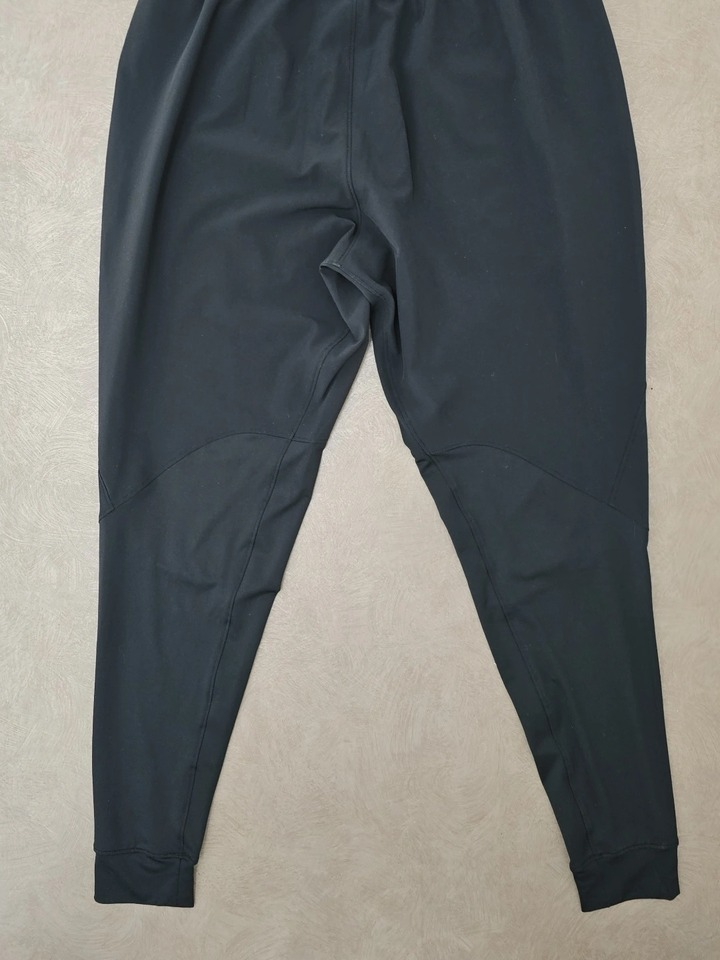
#> input picture projects/underarmour-legit-check/assets/back_auth.jpg, 720 x 960 px, given in place of 2819a543-image.jpg, which was not available
$ python crop_assets.py assets
#> lines starting #> are read from the running program, lines starting #| are printed output that depends on the picture
"""Cartes 3:4 — 1:1 : photos 4-6 fournies (annonce, filigrane exclu du cadrage) ; vrai : photos 7-10 fournies.
Les 3 captures « différences » (contenu d'un autre créateur) servent seulement d'apprentissage, jamais à l'écran."""
import sys, os
from PIL import Image, ImageOps
U = sys.argv[1]; OUT = "assets"; os.makedirs(OUT, exist_ok=True)
CROPS = {
  "full_fake":  ("2819a543-image.jpg", (60, 395, 1020, 1645)),
  "panel_fake": ("2819a543-image.jpg", (150, 900, 950, 1645)),
  "logo_fake":  ("ab2f55be-image.jpg", (30, 180, 330, 580)),
  "back_fake":  ("1d4abc7c-image.jpg", (100, 545, 990, 1680)),
  "full_auth":  ("4d5cb843-image.jpg", (0, 0, 1074, 1891)),
  "panel_auth": ("4d5cb843-image.jpg", (60, 950, 1040, 1891)),
  "logo_auth":  ("adfaeb6f-image.jpg", (330, 820, 930, 1620)),
  "back_auth":  ("0c2ebbad-image.jpg", (0, 150, 1080, 1866)),
}
for n, (src, box) in CROPS.items():
    ImageOps.fit(Image.open(os.path.join(U, src)).convert("RGB").crop(box), (720, 960), Image.LANCZOS).save(f"{OUT}/{n}.jpg", quality=92)
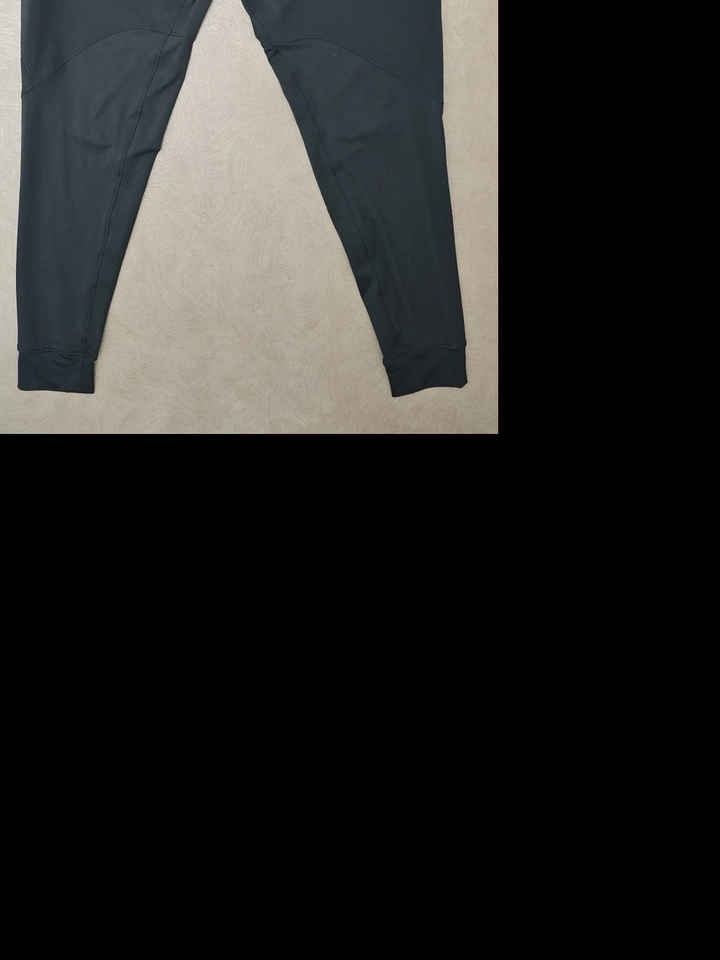
#> saved as full_fake.jpg: PIL image 720x960 RGB; mean R, G, B 37.8, 37.6, 36.1
#> pass 3 of the loop `for n, (src, box) in CROPS.items():`:
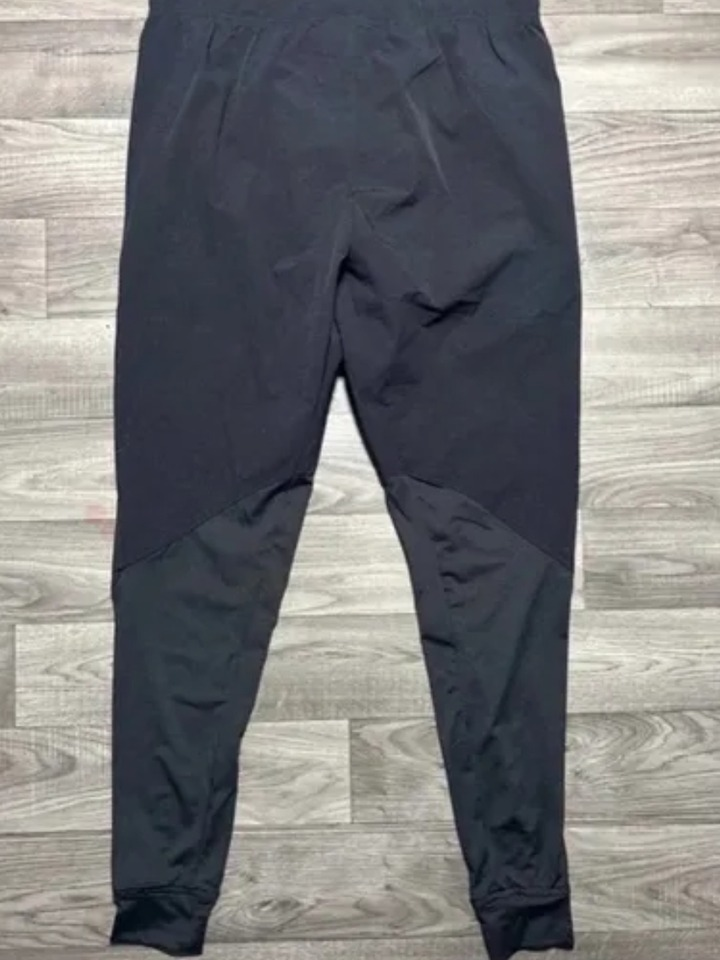
#> input picture projects/underarmour-legit-check/assets/back_fake.jpg, 720 x 960 px, given in place of ab2f55be-image.jpg, which was not available
#> `ImageOps.fit(Image.open(os.path.join(U, src)).convert("RGB").crop(box)..`:
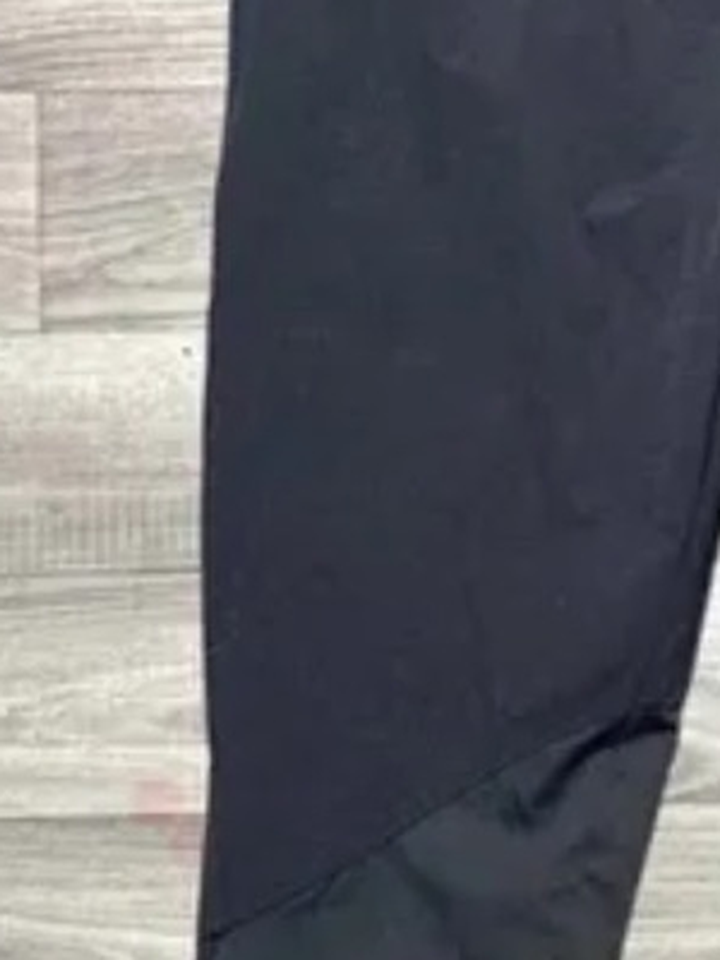
#> saved as logo_fake.jpg: PIL image 720x960 RGB; mean R, G, B 100.2, 101.1, 106.3
#> (the run stopped early here; a loop or call above may not have finished)
